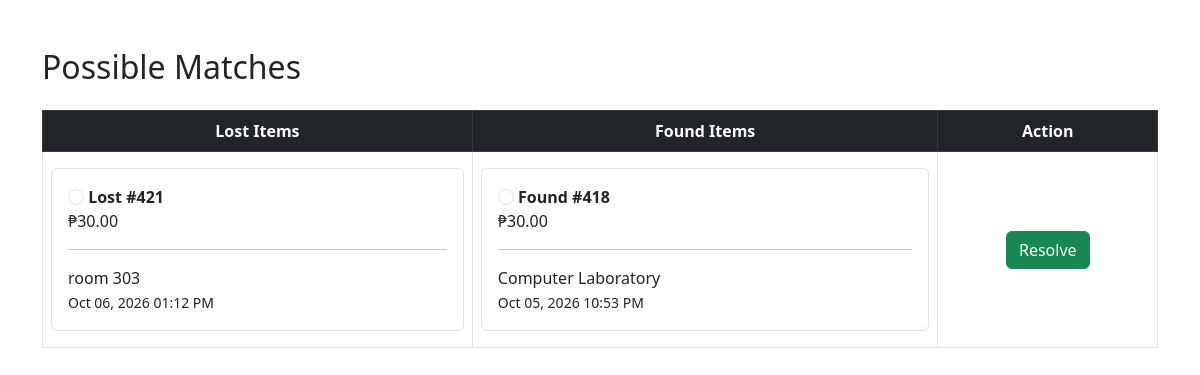
The page /admin/adminLostFoundMatches.php (signed in) on the database its author committed.
### tables this page shows
CREATE TABLE `lost_found_matches` (
  `id` int(11) NOT NULL,
  `lost_id` int(11) NOT NULL,
  `found_id` int(11) NOT NULL,
  `status` enum('pending','approved','rejected') DEFAULT 'pending',
  `is_resolved` tinyint(1) DEFAULT 0,
  `resolved_at` datetime DEFAULT NULL,
  `matched_at` timestamp NOT NULL DEFAULT current_timestamp()
);

CREATE TABLE `lost_found` (
  `id` int(11) NOT NULL,
  `category` enum('Cash','Gadget','Document','Other') NOT NULL,
  `status` enum('Lost','Found') NOT NULL,
  `reported_location` varchar(255) DEFAULT NULL,
  `email` varchar(100) DEFAULT NULL,
  `image` varchar(255) DEFAULT 'default.jpg',
  `reporter_role` enum('Student','Faculty','Visitor / Guest','Anonymous') DEFAULT NULL,
  `reporter_name` varchar(150) DEFAULT NULL,
  `reporter_id` varchar(50) DEFAULT NULL,
  `reporter_year` varchar(50) DEFAULT NULL,
  `reporter_department` enum('BSA','CRIM','EDUC','HMTM','IT','RAD TECH / MED TECH') DEFAULT NULL,
  `cash_amount` decimal(10,2) DEFAULT NULL,
  `gadget_type` enum('Cell Phone','Laptop','Tablet','Smart watches','Audio Gadgets') DEFAULT NULL,
  `gadget_brand` varchar(100) DEFAULT NULL,
  `gadget_color` varchar(100) DEFAULT NULL,
  `gadget_description` text DEFAULT NULL,
  `document_type` varchar(100) DEFAULT NULL,
  `document_name` varchar(100) DEFAULT NULL,
  `other_title` varchar(150) DEFAULT NULL,
  `other_description` text DEFAULT NULL,
  `created_by` int(11) DEFAULT NULL,
  `edited_by` int(11) DEFAULT NULL,
  `edited_at` datetime DEFAULT NULL,
  `released_by` int(11) DEFAULT NULL,
  `resolved_by` int(11) DEFAULT NULL,
  `is_claimed` tinyint(1) DEFAULT 0,
  `claimed_by` varchar(255) DEFAULT NULL,
  `claimed_id` varchar(255) DEFAULT NULL,
  `claimed_email` varchar(255) DEFAULT NULL,
  `claimed_contact` varchar(255) DEFAULT NULL,
  `claimed_department` enum('BSA','CRIM','EDUC','HMTM','IT','RAD TECH / MED TECH','FACULTY','VISITOR / GUEST') DEFAULT NULL,
  `claimed_address` varchar(255) DEFAULT NULL,
  `claimed_date` datetime DEFAULT NULL,
  `created_at` timestamp NOT NULL DEFAULT current_timestamp(),
  `is_resolved` tinyint(1) DEFAULT 0,
  `resolved_at` datetime DEFAULT NULL,
  `renewed_at` datetime DEFAULT NULL,
  `renewed_by` int(11) DEFAULT NULL
);

### admin/adminLostFoundMatches.php (the view, shortened to what this page needs)
<?php
include '../config/db.php';
$query = "
SELECT
    m.id AS match_id,
    l.id AS lost_id,
    l.category AS lost_category,
    l.reported_location AS lost_location,
    l.created_at AS lost_date,
    l.cash_amount,
    l.gadget_type,
    l.gadget_brand,
    l.gadget_color,
    l.document_type,
    l.document_name,
    l.other_description AS lost_other,
    f.id AS found_id,
    f.category AS found_category,
    f.reported_location AS found_location,
    f.created_at AS found_date,
    f.cash_amount AS found_cash,
    f.gadget_type AS found_gadget_type,
    f.gadget_brand AS found_gadget_brand,
    f.gadget_color AS found_gadget_color,
    f.document_type AS found_document_type,
    f.document_name AS found_document_name,
    f.other_description AS found_other
FROM lost_found_matches m
INNER JOIN lost_found l ON m.lost_id = l.id
INNER JOIN lost_found f ON m.found_id = f.id
WHERE m.is_resolved = 0
ORDER BY m.matched_at DESC
";
$result = $conn->query($query);
$grouped = [];
while($row = $result->fetch_assoc()){
    $groupKey = '';
    $isLostRecent = (strtotime($row['lost_date']) >= strtotime('-7 days'));
    $isFoundRecent = (strtotime($row['found_date']) >= strtotime('-7 days'));
    $timeBucket = ($isLostRecent && $isFoundRecent) ? 'recent' : 'old';
    if(
        $row['lost_category'] === 'Cash' &&
        $row['found_category'] === 'Cash' &&
        (float)$row['cash_amount'] === (float)$row['found_cash']
    ){
        $groupKey = 'cash_' . $row['cash_amount'] . '_' . $timeBucket;
    }
    elseif(
        $row['lost_category'] === 'Document' &&
        $row['found_category'] === 'Document' &&
        $row['document_type'] === $row['found_document_type'] &&
        $row['document_name'] === $row['found_document_name']
    ){
        $groupKey =
            'document_' .
            $row['document_type'] . '_' .
            $row['document_name'] .
            '_' . $timeBucket;
    }
    if($groupKey != ''){
        $grouped[$groupKey]['lost'][$row['lost_id']] = [
            'id' => $row['lost_id'],
            'category' => $row['lost_category'],
            'location' => $row['lost_location'],
            'date' => $row['lost_date'],
            'cash_amount' => $row['cash_amount'],
            'gadget_type' => $row['gadget_type'],
            'gadget_brand' => $row['gadget_brand'],
            'gadget_color' => $row['gadget_color'],
            'document_type' => $row['document_type'],
            'document_name' => $row['document_name'],
            'other' => $row['lost_other']
        ];
        $grouped[$groupKey]['found'][$row['found_id']] = [
            'id' => $row['found_id'],
            'category' => $row['found_category'],
            'location' => $row['found_location'],
            'date' => $row['found_date'],
            'cash_amount' => $row['found_cash'],
            'gadget_type' => $row['found_gadget_type'],
            'gadget_brand' => $row['found_gadget_brand'],
            'gadget_color' => $row['found_gadget_color'],
            'document_type' => $row['found_document_type'],
            'document_name' => $row['found_document_name'],
            'other' => $row['found_other']
        ];
    }
}
?>
<!DOCTYPE html>
<html>
<head>
    <link rel="stylesheet" href="https://cdn.jsdelivr.net/npm/bootstrap@5.3.0/dist/css/bootstrap.min.css">
</head>
<body>
<div class="container py-5">
    <h2 class="mb-4">Possible Matches</h2>
    <div class="table-responsive">
        <table class="table table-bordered align-top">
            <thead class="table-dark text-center">
                <tr>
                    <th>Lost Items</th>
                    <th>Found Items</th>
                    <th>Action</th>
                </tr>
            </thead>
            <tbody>
                <?php foreach($grouped as $group): ?>
                <form method="POST">
                    <tr>
                        <td>
                            <?php foreach($group['lost'] as $lost): ?>
                                <label class="border rounded p-3 my-2 d-block" style="cursor:pointer;">
                                    <input type="radio" name="lost_id" class="form-check-input" value="<?= $lost['id'] ?>" required>
                                    <b>Lost #<?= $lost['id'] ?></b>
                                    <br>
                                    <?php if($lost['category'] === 'Cash'): ?>
                                        ₱<?= number_format($lost['cash_amount'], 2) ?>
                                    <?php elseif($lost['category'] === 'Gadget'): ?>
                                        <?= $lost['gadget_type'] ?><br>
                                        <?= $lost['gadget_brand'] ?><br>
                                        <?= $lost['gadget_color'] ?>
                                    <?php elseif($lost['category'] === 'Document'): ?>
                                        <?= $lost['document_type'] ?><br>
                                        <?= $lost['document_name'] ?>
                                    <?php else: ?>
                                        <?= $lost['other'] ?>
                                    <?php endif; ?>
                                    <hr>
                                    <?= $lost['location'] ?><br>
                                    <small><?= date('M d, Y h:i A', strtotime($lost['date'])) ?></small>
                                </label>
                            <?php endforeach; ?>
                        </td>
                        <td>
                            <?php foreach($group['found'] as $found): ?>
                                <label class="border rounded p-3 my-2 d-block" style="cursor:pointer;">
                                    <input type="radio" name="found_id" class="form-check-input" value="<?= $found['id'] ?>" required>
                                    <b>Found #<?= $found['id'] ?></b>
                                    <br>
                                    <?php if($found['category'] === 'Cash'): ?>
                                        ₱<?= number_format($found['cash_amount'], 2) ?>
                                    <?php elseif($found['category'] === 'Gadget'): ?>
                                        <?= $found['gadget_type'] ?><br>
                                        <?= $found['gadget_brand'] ?><br>
                                        <?= $found['gadget_color'] ?>
                                    <?php elseif($found['category'] === 'Document'): ?>
                                        <?= $found['document_type'] ?><br>
                                        <?= $found['document_name'] ?>
                                    <?php else: ?>
                                        <?= $found['other'] ?>
                                    <?php endif; ?>
                                    <hr>
                                    <?= $found['location'] ?><br>
                                    <small><?= date('M d, Y h:i A', strtotime($found['date'])) ?></small>
                                </label>
                            <?php endforeach; ?>
                        </td>
                        <td class="text-center align-middle">
                            <button type="submit" name="resolve_match" class="btn btn-success">
                                Resolve
                            </button>
                        </td>
                    </tr>
                </form>
                <?php endforeach; ?>
            </tbody>
        </table>
    </div>
</div>
</body>
</html>

### admin/adminLostFoundMatches.php (style rules this page uses)
table { white-space: nowrap; }
.table-responsive { overflow-x: auto; }

### rows shown on the page
lost_found_matches: lost_found.id "421", lost_found.cash_amount "30.00", lost_found.reported_location "room 303", lost_found.created_at "Oct 06, 2026 01:12 PM", lost_found.id "418", lost_found.reported_location "Computer Laboratory", lost_found.created_at "Oct 05, 2026 10:53 PM"
